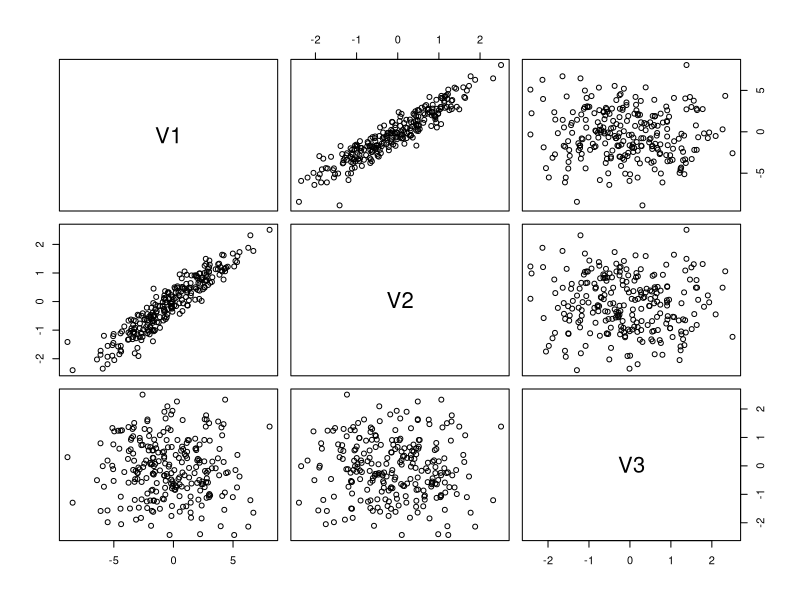
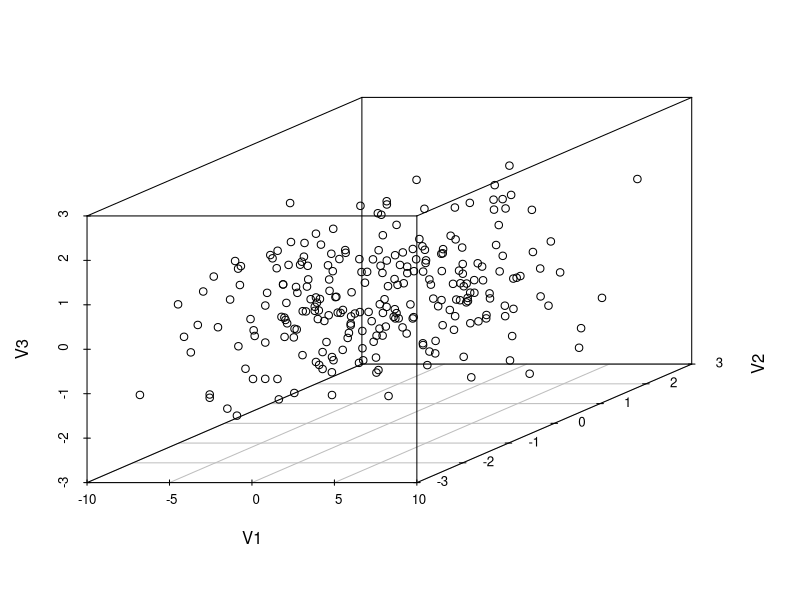
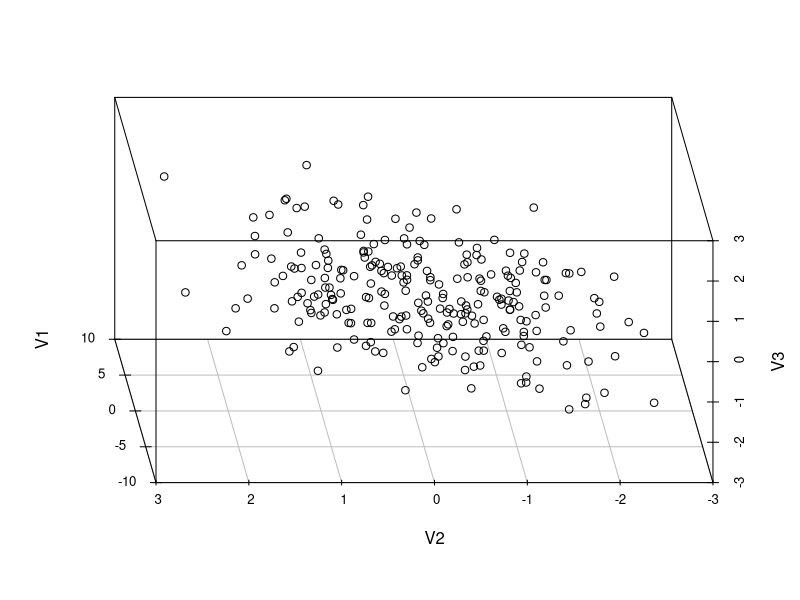
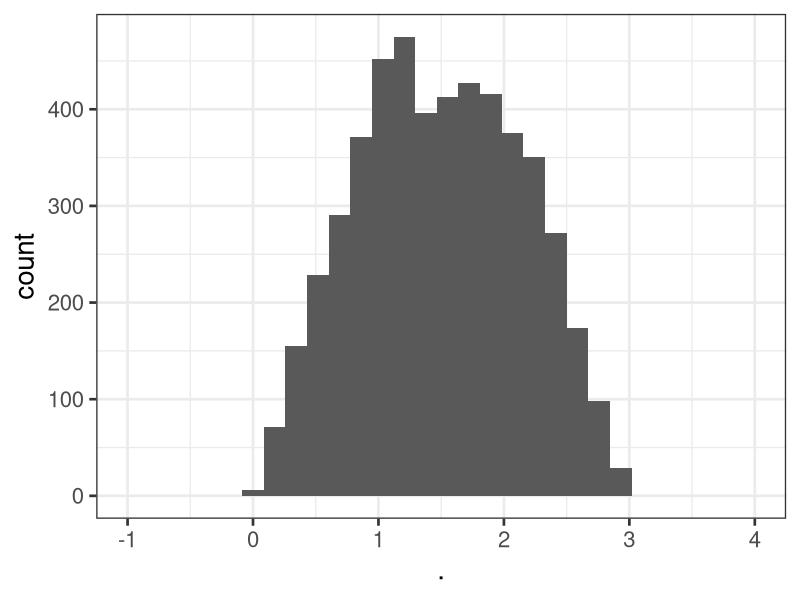
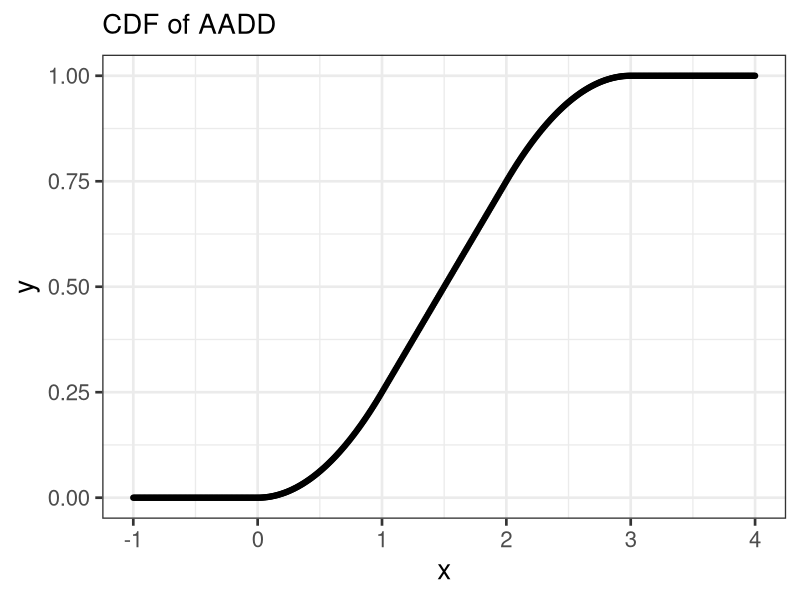
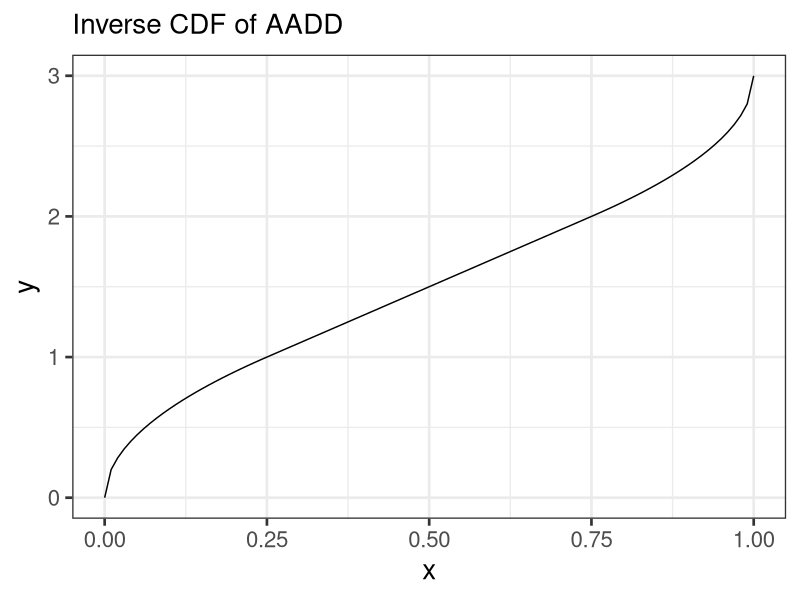
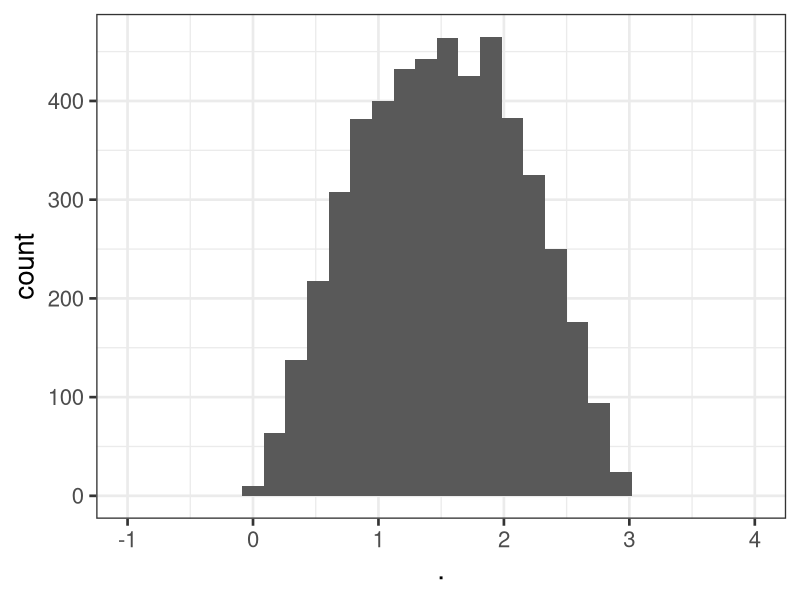
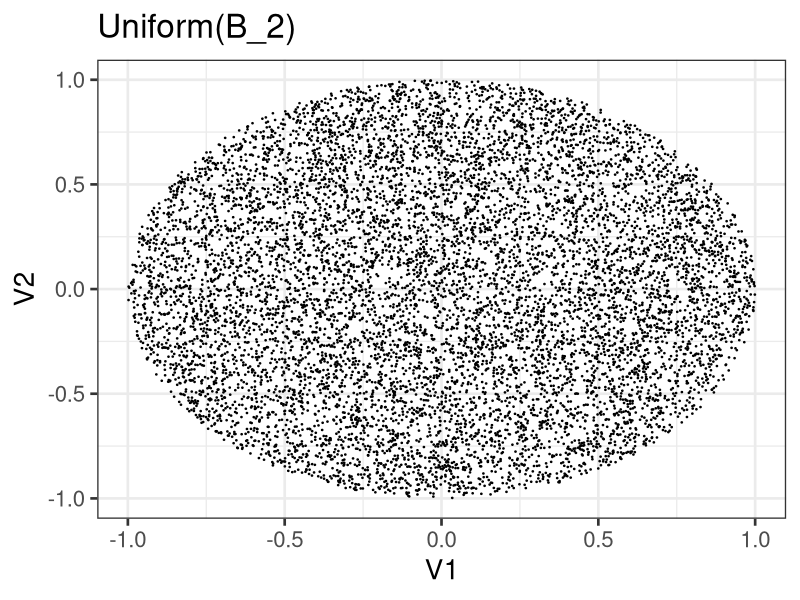

The R script that drew these images, in order:
## ---- chunk 1
knitr::opts_chunk$set(echo = TRUE)

library(Matrix)
library(MASS)
library(magrittr)
library(tidyverse)
library(scatterplot3d)
library(gridExtra)

theme_set(theme_bw(20))
## ---- chunk 2

Sigma <- matrix(c(10, 3, 0,
                  3, 1, 0,
                  0, 0, 1), 
                nrow = 3, ncol = 3)

# Sigma is positive definite:
nearPD(Sigma)$mat %>% as.matrix()

## ---- chunk 3

x <- mvrnorm(250, mu = c(0, 0, 0), Sigma = Sigma) %>% 
  as.data.frame()

## ---- chunk 4
pairs(x)
## ---- chunk 5

p1 <- with(data = x,
     scatterplot3d(x = V1,
                   y = V2,
                   z = V3)
)

p2 <- with(data = x,
     scatterplot3d(x = V1,
                   y = V2,
                   z = V3, angle = -80)
)

## ---- chunk 6

# Function
arm_AADD <- function(n) {
  
  # parameters
  a <- 0
  b <- 3
  c <- 0.5
  
  # store samples
  samples <- c()
  
  while(length(samples) < n) {
    
    x <- runif(1, a, b)
    y <- runif(1, 0, c)
    
    if((x < 1 & y < .5*x) |
       (x > 2 & y < .5 - .5*(x - 2)) |
       (x < 2 & 1 < x & y < .5)) {
      samples <- c(samples, x)
    } 
    
  }
  
  return(samples)
}

# Sample and plot
p <- arm_AADD(5000) %>% 
  as.data.frame() %>% 
  ggplot(aes(x =  .)) +
  geom_histogram() +
  scale_x_continuous(limits = c(-1, 4))
  
p

## ---- chunk 7

AADD_CDF <- function(x) {
  
  if(x <= 0) {
    y <- 0
  } else if (x <= 1) {
    y <- .25*x^2
  } else if(x <= 2) {
    y <- .5*x - .25
  } else if(x <= 3) {
    y <- -.25*x^2 + 1.5*x - 1.25
  } else {
    y <- 1
  }
  
  return(y)
}


x <- seq(from = -1, to = 4, by = 0.01)
y <- sapply(x, AADD_CDF)

p <- data.frame(x, y) %>% 
  ggplot(aes(x = x, y = y)) + 
  geom_point() +
  labs(subtitle = "CDF of AADD")

p
## ---- chunk 8

inv_AADD_CDF <- function(x) {
  
  if(x < 0 | 1 < x) {
    stop("x not in [0, 1]")
  }
  
  if(x < .25) {
    y <- 2*sqrt(x)
  } else if(x < .75) {
    y <- 2*x + .5
  } else {
    y <- 3 - 2*sqrt(1-x)
  }
  
  return(y)
}


x <- seq(from = 0, to = 1, by = 0.01)
y <- sapply(x, inv_AADD_CDF)

p <- data.frame(x, y) %>% 
  ggplot(aes(x = x, y = y)) +
  geom_line() +
  labs(subtitle = "Inverse CDF of AADD")

p
## ---- chunk 9
p <- sapply(runif(5000, 0, 1), inv_AADD_CDF) %>% 
  as.data.frame() %>% 
  ggplot(aes(x =  .)) +
  geom_histogram() +
  scale_x_continuous(limits = c(-1, 4))
  
p

## ---- chunk 10
inv_CDF_time <- system.time(sapply(runif(1000000, 0, 1), inv_AADD_CDF))

arm_time <- system.time(sapply(runif(1000000, 0, 1), arm_AADD))

arm_time
inv_CDF_time
## ---- chunk 11

# Function
arm_2d_ball <- function(n) {
  
  n_samples <- rep(0, n)
  points <- matrix(0, n, 2)
  
  for(i in 1:n) {
    
    # Initialize
    x <- 2; y <- 2
    
    while(x^2 + y^2 > 1) {
      
      x <- runif(1, -1, 1)
      y <- runif(1, -1, 1)
      
      n_samples[i] <- n_samples[i] + 2
    }
    
    points[i, ] <- c(x, y)
    
  }
  
  
  return(list(points = points, n_samples = n_samples))
  
}

# Sample some points
x_2d_ball <- arm_2d_ball(10000)


p <- x_2d_ball$points %>%
  as.data.frame() %>%
  ggplot(aes(x = V1, y = V2)) +
  geom_point(size = .25) +
  labs(title = "Uniform(B_2)")

print(p)

# Samples needed on average (empirically)
mean(x_2d_ball$n_samples)

## ---- chunk 12

sample_3d_ball <- function(n) {
  points <- matrix(0, n, 3)

  for(i in 1:n) {
    # radius
    r <- runif(1, 0, 1)^(1/3)

    # 1. angle
    theta <- acos(1 - 2*runif(1, 0, 1))

    # 2. angle
    phi <- runif(1, 0, 1)*2*pi

    # Spherical coordinates to cartesian
    points[i, ] <- c(r*sin(theta)*cos(phi),
                     r*sin(theta)*sin(phi),
                     r*cos(theta))
    # points[i, ] <- c(r, theta, phi)
  }


  return(points)
}

# Sample some
x <- sample_3d_ball(1000)

# Check that all are inside B3
all(apply(x, 1, FUN = function(i) i^2 %>% sum) <= 1)

## ---- chunk 13
# p <- with(data = x %>% as.data.frame(),
#      scatterplot3d(x = V1,
#                    y = V2,
#                    z = V3, angle = 0)
# )
# 
# print(p)

print(pairs(x %>% as.data.frame))
